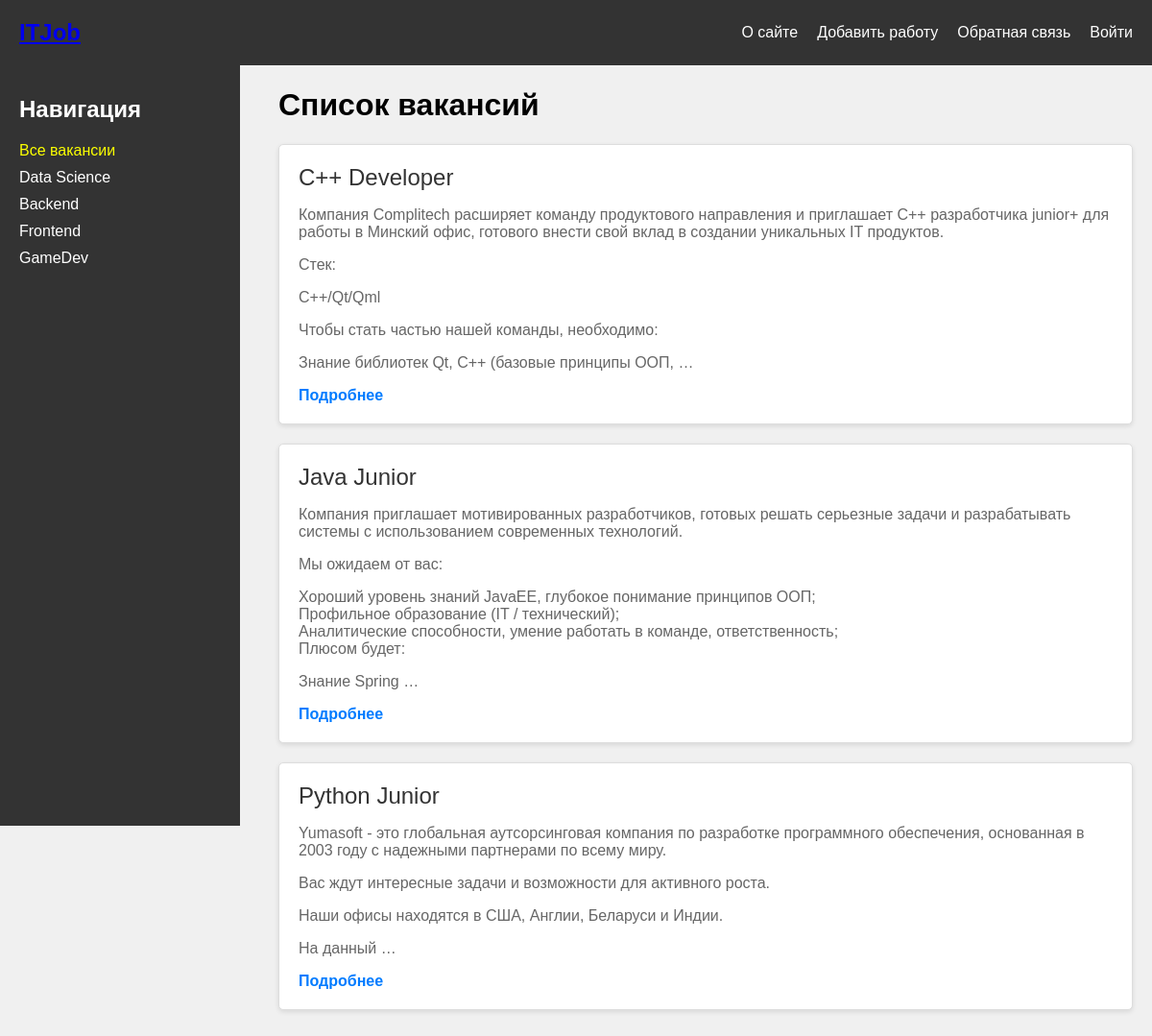
The page / on the database its author committed.
### vacancies/models.py (models this page shows, shortened)
class Job(models.Model):
    title = models.CharField(max_length=255, verbose_name='Специальность')
    slug=models.SlugField(max_length=255,unique=False,db_index=True,default='',verbose_name='URL')
    description = models.TextField(blank=True,verbose_name='Описание')
    time_create=models.DateTimeField(auto_now_add=True)
    time_update=models.DateTimeField(auto_now=True)
    def get_absolute_url(self):
        return reverse('job',kwargs={'job_slug':self.slug})

### vacancies/views.py (the view)
# urls.py: path('',main_page,name='home'),
def main_page(request):
    jobs = Job.objects.all().order_by('-time_create')
    data={
        'jobs':jobs,
        'menu':menu,
        'cat_selected':0,
    }
    return render(request,'vacancies/main.html',data)

### vacancies/templatetags/vacancies_tags.py (called while the page is built)
@register.inclusion_tag('vacancies/list_categories.html')
def show_categories(cat_selected=0):
    cats = views.cats_db
    return {'cats':cats,'cat_selected':cat_selected}

### vacancies/templates/vacancies/main.html
{%extends 'base.html'%}
{%block list_post%}
    <h1>Список вакансий</h1>
     {%for j in jobs%}
    <div class="job-card">
        {%autoescape off %}
        <div class="job-title">{{j.title}}</div>
        <div class="job-description">{{j.description|linebreaks|truncatewords:40}}</div>
        <a href="{{j.get_absolute_url}}" class="job-link">Подробнее</a>
        {%endautoescape%}
    </div>
    {%endfor%}
{%endblock%}

### templates/base.html (shortened to what this page needs)
{% load static %}
{%load vacancies_tags%}
<!DOCTYPE html>
<html lang="ru">
<head>
    <link rel="stylesheet" href="{% static 'vacancies/css/style.css'%}"/>
</head>
<body>
<div class="header">
<h1><a href="{%url 'home' %}">ITJob</a></h1>
<nav>
        <ul>
            {%for m in menu%}
            <li><a href="{% url m.url_name%}">{{m.title}}</a></li>
            {%endfor%}
        </ul>
</nav>
</div>
<div class="sidebar">
    <h2>Навигация</h2>
    <ul>
        <li class="selected">Все вакансии</li>
        {%show_categories cat_selected %}
    </ul>
</div>
<div class="main-content">
    {%block list_post%}
    {%endblock%}
</div>
</body>
</html>

### vacancies/templates/vacancies/list_categories.html
{%for c in cats %}
{% if c.id == cat_selected%}
<li class="selected"  >{{c.name}}</li>
{%else%}
<li><a href="{% url 'category' c.id %}">{{c.name}}</a></li>
{%endif%}
{%endfor%}

### vacancies/static/vacancies/css/style.css (style rules this page uses)
body { font-family: Arial, sans-serif; background-color: #f0f0f0; margin: 0; padding: 0; display: flex; flex-direction: column; }
.header { background-color: #333; color: white; width: 100%; padding: 20px; box-sizing: border-box; position: fixed; top: 0; left: 0; z-index: 1000; display: flex; justify-content: space-between; align-items: center; }
.header h1 { font-size: 1.5em; margin: 0; }
.header nav ul { list-style-type: none; margin: 0; padding: 0; display: flex; }
.header nav ul li { margin-left: 20px; }
.header nav ul li a { color: white; text-decoration: none; }
.sidebar { background-color: #333; color: white; width: 250px; padding: 20px; box-sizing: border-box; position: fixed; top: 60px; left: 0; height: calc(100vh); }
.sidebar h2 { font-size: 1.5em; margin-bottom: 20px; }
.sidebar ul { list-style-type: none; padding: 0; }
.sidebar ul li { margin-bottom: 10px; }
.sidebar ul li a { color: white; text-decoration: none; }
.main-content { margin-left: 270px; margin-top: 50px; padding: 20px; box-sizing: border-box; width: calc(100% - 270px); }
.job-card { background-color: white; border: 1px solid #ddd; border-radius: 5px; margin-bottom: 20px; padding: 20px; box-shadow: 0 2px 5px rgba(0,0,0,0.1); }
.job-title { font-size: 1.5em; margin-bottom: 10px; color: #333; }
.job-description { font-size: 1em; margin-bottom: 10px; color: #666; }
.job-link { text-decoration: none; color: #007BFF; font-weight: bold; }
.selected { color: #fbff00; }

### rows shown on the page
Job: title "C++ Developer", description "Компания Complitech расширяет команду продуктового направления и приглашает С++ разработчика junior+ для работы в Минский офис, готового внести свой вклад в создании уникальных IT продуктов. Стек: C++/Qt/Qml Чтобы стать частью нашей команды, необходимо: Знание библиотек Qt, C++ (базовые принципы ООП, …"
Job: title "Java Junior", description "Компания приглашает мотивированных разработчиков, готовых решать серьезные задачи и разрабатывать системы с использованием современных технологий. Мы ожидаем от вас: Хороший уровень знаний JavaEE, глубокое понимание принципов ООП; Профильное образование (IT / технический); Аналитические способности, умение работать в команде, ответственность; Плюсом будет: Знание Spring …"
Job: title "Python Junior", description "Yumasoft - это глобальная аутсорсинговая компания по разработке программного обеспечения, основанная в 2003 году с надежными партнерами по всему миру. Вас ждут интересные задачи и возможности для активного роста. Наши офисы находятся в США, Англии, Беларуси и Индии. На данный …"

### other values the page prints
{{ m.title }} "О сайте" "Добавить работу" "Обратная связь" "Войти"
{{ c.name }} "Data Science" "Backend" "Frontend" "GameDev"
